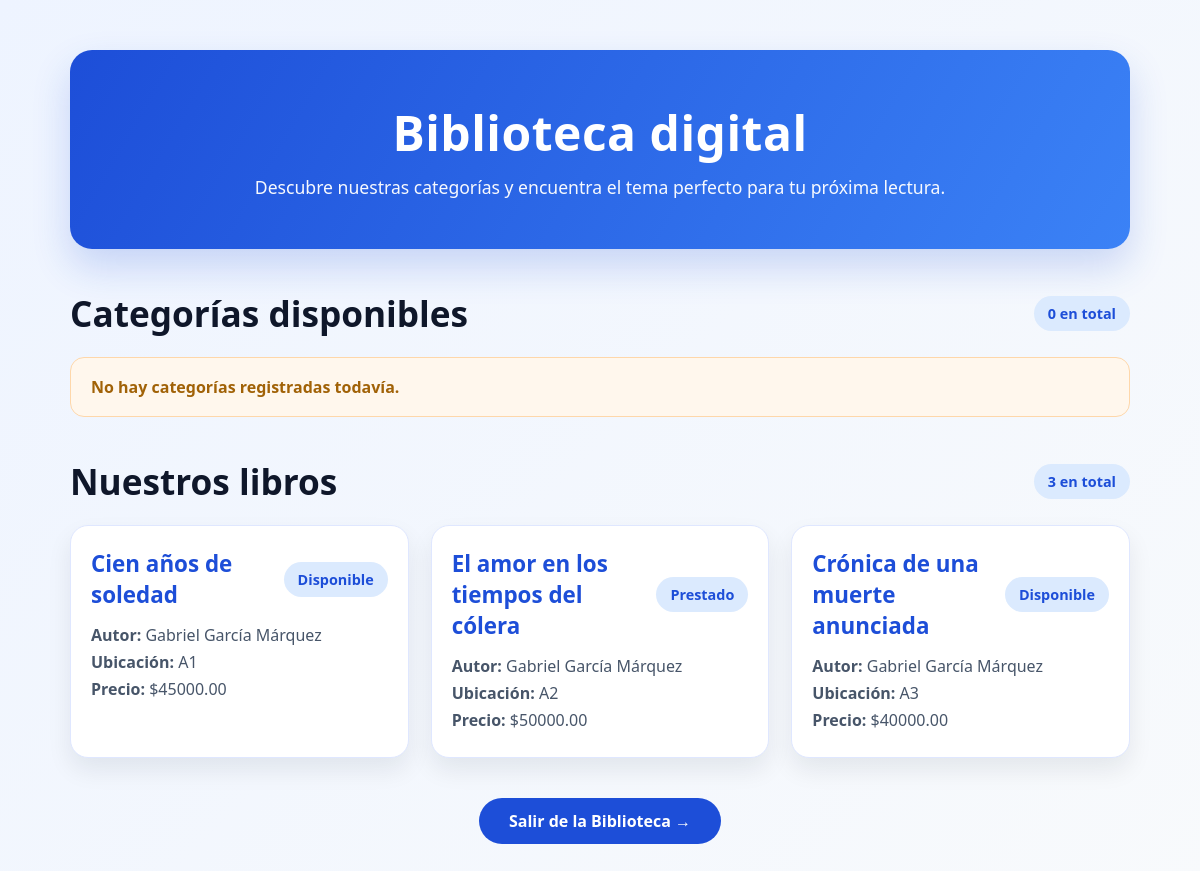
The page /inicio/ on the database its author committed.
### app_catalogo/models.py (models this page shows, shortened)
class Libro(models.Model):
    ESTADO_CHOICES = [
        ('DISPONIBLE', 'Disponible'),
        ('PRESTADO', 'Prestado'),
        ('MANTENIMIENTO', 'En mantenimiento'),
    ]
    codigo_barras = models.AutoField(primary_key=True, unique=True)
    estado = models.CharField(max_length=20, choices=ESTADO_CHOICES)
    ubicacion = models.CharField(max_length=45)
    precio = models.DecimalField(max_digits=8, decimal_places=2)
    titulo = models.CharField(max_length=200)
    autor = models.ForeignKey(
        Autor,
        on_delete=models.CASCADE,
        related_name='libros'
    )

class Autor(models.Model):
    ESTADO_CHOICES = [
        ('ACTIVO', 'Activo'),
        ('INACTIVO', 'Inactivo'),
    ]
    numero_documento = models.OneToOneField(
        Persona, on_delete=models.CASCADE, primary_key=True, related_name='autor'
    )
    nacionalidad = models.CharField(max_length=45, null=True, blank=True)
    biografia = models.CharField(max_length=500, null=True, blank=True)
    estado = models.CharField(max_length=45, choices=ESTADO_CHOICES)            # antes: Estado

class Persona(models.Model):
    GENERO_CHOICES = [
        ('FEMENINO', 'Femenino'),
        ('MASCULINO', 'Masculino'),
        ('OTRO', 'Otro'),
        ('PREFIERO_NO_DECIRLO', 'Prefiero no decirlo'),
    ]
    ROL_CHOICES = [
        ('ESTUDIANTE', 'Estudiante'),
        ('AUTOR', 'Autor'),
    ]
    TIPO_DOCUMENTO_CHOICES = [
        ('DNI', 'Documento de Identidad'),
        ('PASSPORT', 'Pasaporte'),
        ('CEDULA', 'Cedula de Ciudadanía'),
        ('OTRO', 'Otro'),
    ]
    numero_documento = models.CharField(primary_key=True, max_length=45)
    nombre = models.CharField(max_length=45)
    apellido = models.CharField(max_length=45)
    correo = models.EmailField(max_length=100, unique=True)
    fecha_nacimiento = models.DateField(null=True, blank=True)
    genero = models.CharField(max_length=20, choices=GENERO_CHOICES, null=True, blank=True)
    rol = models.CharField(max_length=20, choices=ROL_CHOICES)
    tipo_documento = models.CharField(max_length=45, choices=TIPO_DOCUMENTO_CHOICES)

### app_catalogo/views.py (the view)
# urls.py: path('inicio/', views.inicio, name='inicio'),
def inicio(request):
    categorias = Categoria.objects.all()
    libros = Libro.objects.all()
    return render(request, 'inicio.html', {
        'categorias': categorias,
        'libros': libros,
    })

### app_catalogo/templates/inicio.html (shortened to what this page needs)
 {% load static %}
<!DOCTYPE html>
<html lang="es">
<head>
</head>
<body>
    <div class="container">
        <header class="hero">
            <h1>Biblioteca digital</h1>
            <p>Descubre nuestras categorías y encuentra el tema perfecto para tu próxima lectura.</p>
        </header>
        <section class="section">
            <div class="section-header">
                <h2>Categorías disponibles</h2>
                <span class="badge">{{ categorias|length }} en total</span>
            </div>
            {% if categorias %}
                <div class="cards">
                    {% for categoria in categorias %}
                        <article class="card">
                            <div class="card-header">
                                <h3>{{ categoria.nombre }}</h3>
                                <span class="date">{{ categoria.fecha_creacion|date:"d/m/Y" }}</span>
                            </div>
                            {% if categoria.descripcion %}
                                <p>{{ categoria.descripcion }}</p>
                            {% else %}
                                <p>Sin descripción disponible.</p>
                            {% endif %}
                        </article>
                    {% endfor %}
                </div>
            {% else %}
                <div class="empty">No hay categorías registradas todavía.</div>
            {% endif %}
        </section>
        <section class="section">
            <div class="section-header">
                <h2>Nuestros libros</h2>
                <span class="badge">{{ libros|length }} en total</span>
            </div>
            {% if libros %}
                <div class="cards">
                    {% for libro in libros %}
                        <article class="card">
                            <div class="card-header">
                                <h3>{{ libro.titulo }}</h3>
                                <span class="badge">{{ libro.get_estado_display }}</span>
                            </div>
                            <p><strong>Autor:</strong> {{ libro.autor.numero_documento.nombre }} {{ libro.autor.numero_documento.apellido }}</p>
                            <p><strong>Ubicación:</strong> {{ libro.ubicacion }}</p>
                            <p><strong>Precio:</strong> ${{ libro.precio }}</p>
                        </article>
                    {% endfor %}
                </div>
            {% else %}
                <div class="empty">No hay libros registrados todavía.</div>
            {% endif %}
        </section>
        <section class="section" style="text-align: center;">
            <a href="{% url 'catalogo:despedida' %}"
               style="display: inline-block; background: var(--azul); color: white;
                      padding: 12px 30px; border-radius: 999px; text-decoration: none;
                      font-weight: bold;">
                Salir de la Biblioteca →
            </a>
        </section>
    </div>
</body>
</html>

### app_catalogo/templates/inicio.html (style rules this page uses)
:root { --azul: #1d4ed8; --azul-oscuro: #0f172a; --gris: #475569; --fondo: #f5f7ff; --blanco: #ffffff; --borde: #dfe7ff; --sombra: rgba(15, 23, 42, 0.08); }
* { box-sizing: border-box; }
body { margin: 0; font-family: "Segoe UI", Arial, sans-serif; background: linear-gradient(135deg, #eef4ff, #f8fafc); color: var(--azul-oscuro); }
.container { max-width: 1100px; margin: 0 auto; padding: 50px 20px 60px; }
.hero { background: linear-gradient(120deg, var(--azul), #3b82f6); color: var(--blanco); border-radius: 22px; padding: 50px 30px; text-align: center; box-shadow: 0 18px 38px rgba(29, 78, 216, 0.2); }
.hero h1 { margin: 0 0 10px; font-size: clamp(2rem, 4vw, 3rem); letter-spacing: 0.5px; }
.hero p { margin: 0; font-size: 1.1rem; opacity: 0.96; }
.section { margin-top: 40px; }
.section-header { display: flex; align-items: center; justify-content: space-between; gap: 16px; margin-bottom: 20px; flex-wrap: wrap; }
.section-header h2 { margin: 0; font-size: clamp(1.5rem, 3vw, 2.2rem); }
.badge { background: #dbeafe; color: var(--azul); padding: 8px 14px; border-radius: 999px; font-weight: bold; font-size: 0.9rem; }
.cards { display: grid; grid-template-columns: repeat(auto-fit, minmax(240px, 1fr)); gap: 22px; }
.card { background: var(--blanco); border: 1px solid var(--borde); border-radius: 18px; padding: 22px 20px; box-shadow: 0 12px 24px var(--sombra); transition: transform 0.2s ease, box-shadow 0.2s ease; }
.card-header { display: flex; justify-content: space-between; align-items: center; gap: 10px; margin-bottom: 12px; }
.card h3 { margin: 0; color: var(--azul); font-size: 1.4rem; }
.card p { margin: 0; line-height: 1.7; color: var(--gris); }
.empty { background: #fff7ed; border: 1px solid #fed7aa; color: #a16207; padding: 18px 20px; border-radius: 14px; font-weight: 600; }

### rows shown on the page
Libro: titulo "Cien años de soledad", estado "Disponible", autor.numero_documento.nombre "Gabriel", autor.numero_documento.apellido "García Márquez", ubicacion "A1", precio "45000.00"
Libro: titulo "El amor en los tiempos del cólera", estado "Prestado", autor.numero_documento.nombre "Gabriel", autor.numero_documento.apellido "García Márquez", ubicacion "A2", precio "50000.00"
Libro: titulo "Crónica de una muerte anunciada", estado "Disponible", autor.numero_documento.nombre "Gabriel", autor.numero_documento.apellido "García Márquez", ubicacion "A3", precio "40000.00"

### other values the page prints
{{ categorias|length }} "0"
{{ libros|length }} "3"
